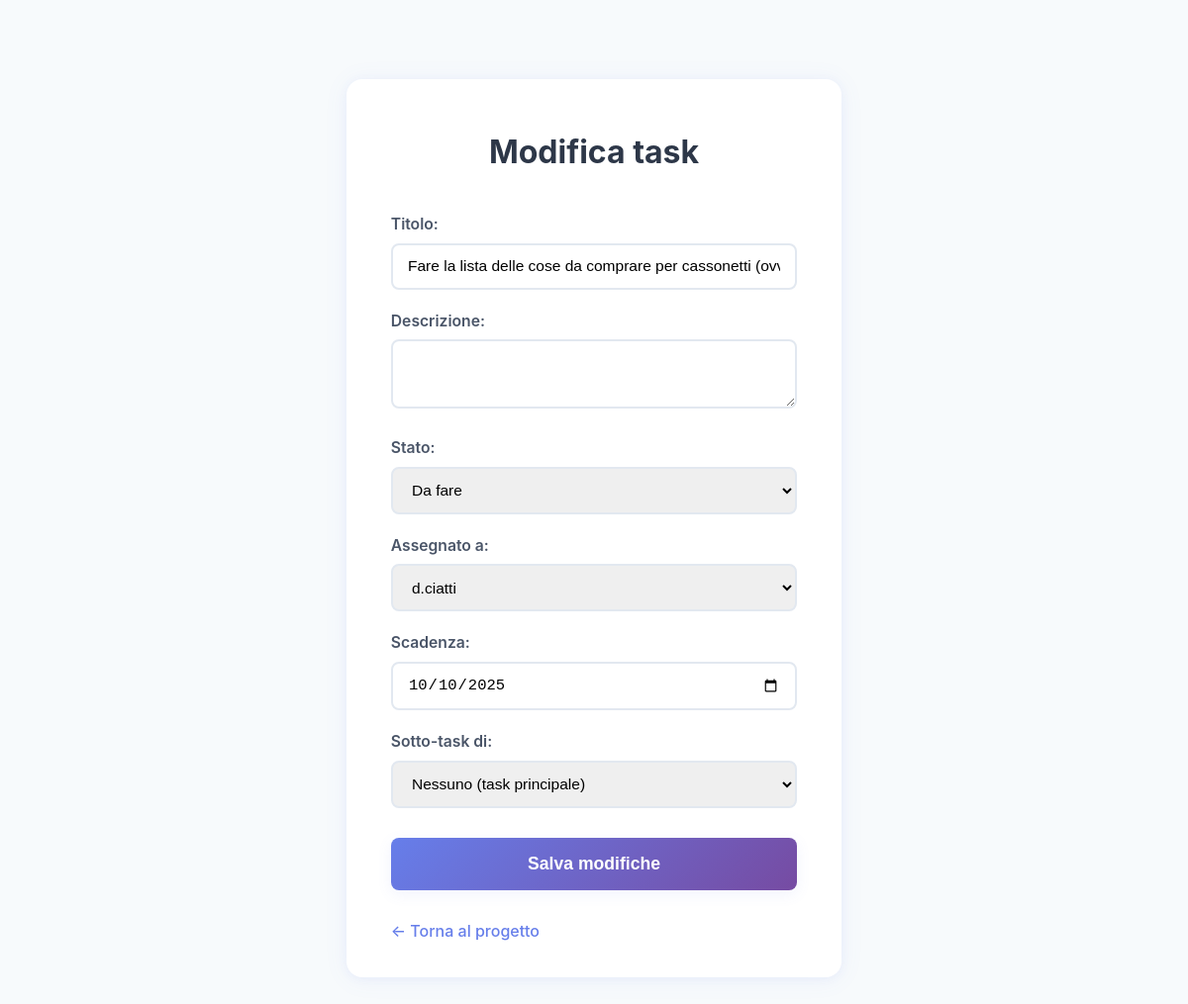
/modifica_task/3 (signed in), run on an earlier commit of the app's database.
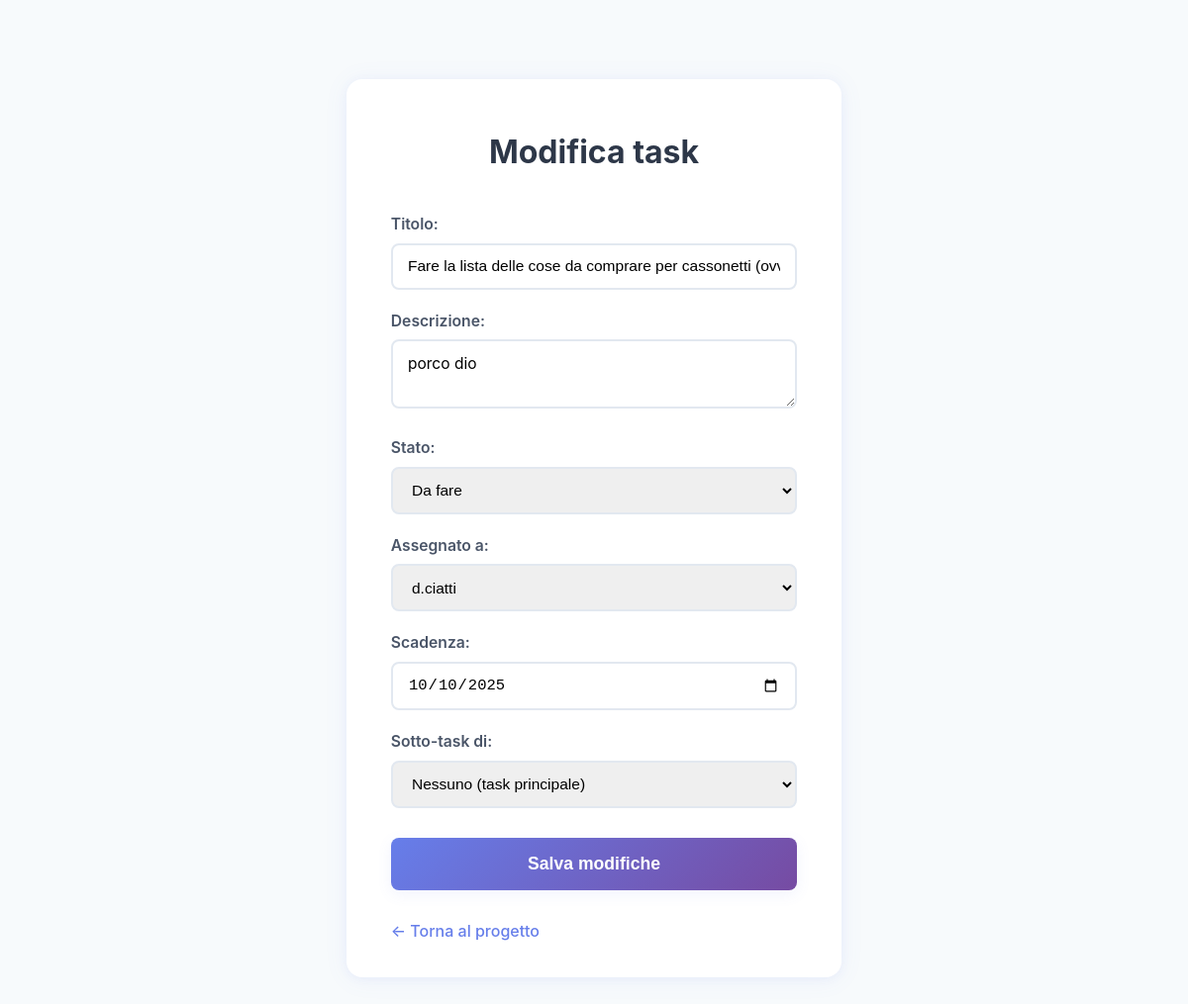
And on a later commit of the database.
### tables this page shows
CREATE TABLE tasks (
            id INTEGER PRIMARY KEY AUTOINCREMENT,
            titolo TEXT NOT NULL,
            descrizione TEXT,
            progetto_id INTEGER NOT NULL,
            parent_id INTEGER,
            autore_id INTEGER NOT NULL,
            stato TEXT NOT NULL,
            assegnato_a INTEGER,
            scadenza TEXT,
            data_creazione TEXT DEFAULT CURRENT_TIMESTAMP,
            FOREIGN KEY (progetto_id) REFERENCES progetti(id),
            FOREIGN KEY (parent_id) REFERENCES tasks(id),
            FOREIGN KEY (autore_id) REFERENCES utenti(id),
            FOREIGN KEY (assegnato_a) REFERENCES utenti(id)
        );

### app/main.py (the view)
@app.get("/modifica_task/{task_id}", response_class=HTMLResponse)
async def modifica_task_get(request: Request, task_id: int, progetto_id: int = None, user_id: str = Cookie(default=None)):
    if not user_id:
        return RedirectResponse("/login", status_code=302)
    db_path = get_db_path()
    conn = sqlite3.connect(db_path)
    c = conn.cursor()
    c.execute("SELECT progetto_id FROM tasks WHERE id = ?", (task_id,))
    row = c.fetchone()
    if not row:
        conn.close()
        return RedirectResponse("/", status_code=302)
    progetto_id = row[0]
    c.execute("""
        SELECT 1 FROM progetti p
        LEFT JOIN progetti_utenti pu ON p.id = pu.progetto_id
        WHERE p.id = ? AND (p.owner_id = ? OR pu.utente_id = ?)
    """, (progetto_id, user_id, user_id))
    if not c.fetchone():
        conn.close()
        return RedirectResponse("/", status_code=302)
    c.execute("""
        SELECT titolo, descrizione, stato, parent_id, assegnato_a, scadenza
        FROM tasks WHERE id = ?
    """, (task_id,))
    task = c.fetchone()
    if not task:
        conn.close()
        return RedirectResponse(f"/progetto/{progetto_id}", status_code=302)
    c.execute("""
        SELECT DISTINCT u.id, u.nome FROM utenti u
        INNER JOIN progetti_utenti pu ON u.id = pu.utente_id
        WHERE pu.progetto_id = ?
        UNION
        SELECT u.id, u.nome FROM utenti u
        INNER JOIN progetti p ON u.id = p.owner_id
        WHERE p.id = ?
    """, (progetto_id, progetto_id))
    membri_progetto = [{"id": r[0], "nome": r[1]} for r in c.fetchall()]
    c.execute("SELECT id, titolo FROM tasks WHERE progetto_id = ? AND id != ?", (progetto_id, task_id))
    all_tasks = [{"id": r[0], "titolo": r[1]} for r in c.fetchall()]
    conn.close()
    return templates.TemplateResponse("modifica_task.html", {
        "request": request,
        "task_id": task_id,
        "progetto_id": progetto_id,
        "titolo": task[0],
        "descrizione": task[1],
        "stato": task[2],
        "parent_id": task[3],
        "assegnato_a": task[4],
        "scadenza": task[5],
        "membri_progetto": membri_progetto,
        "all_tasks": all_tasks
    })

### frontend/templates/modifica_task.html (shortened to what this page needs)
<!DOCTYPE html>
<html lang="it">
<head>
    <link rel="stylesheet" href="/static/style.css">
</head>
<body>
    <div class="edit-task-container">
        <div class="edit-task-card">
            <h1>Modifica task</h1>
            <form method="post" action="/modifica_task/{{ task_id }}" class="edit-task-form">
                <label for="titolo">Titolo:</label>
                <input type="text" name="titolo" value="{{ titolo }}" required>
                <label for="descrizione">Descrizione:</label>
                <textarea name="descrizione">{{ descrizione }}</textarea>
                <label for="stato">Stato:</label>
                <select name="stato">
                    <option value="da_fare" {% if stato == "da_fare" %}selected{% endif %}>Da fare</option>
                </select>
                <label for="assegnato_a">Assegnato a:</label>
                <select name="assegnato_a">
                    {% for membro in membri_progetto %}
                        <option value="{{ membro.id }}" {% if assegnato_a == membro.id %}selected{% endif %}>{{ membro.nome }}</option>
                    {% endfor %}
                </select>
                <label for="scadenza">Scadenza:</label>
                <input type="date" name="scadenza" value="{{ scadenza }}">
                <label for="parent_id">Sotto-task di:</label>
                <select name="parent_id">
                    <option value="">Nessuno (task principale)</option>
                </select>
                <button type="submit" class="edit-task-btn">Salva modifiche</button>
            </form>
            <a href="/progetto/{{ progetto_id }}" class="back-to-project-link">← Torna al progetto</a>
        </div>
    </div>
</body>
</html>

What changed in the data, as far as the page shows it:
changed tasks "Fare la lista delle cose da comprare per cassonetti (ovvero tutti i materiali)": descrizione (not shown) → "porco dio"
